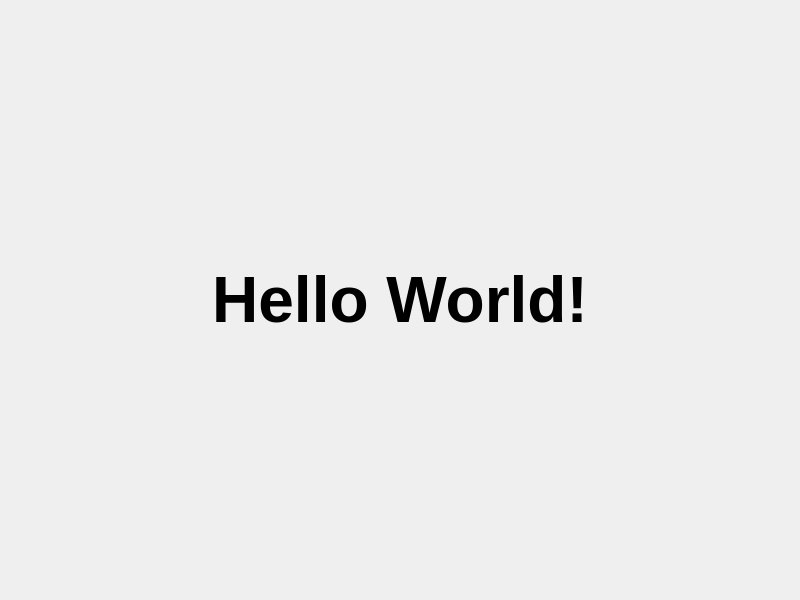
<?xml version="1.0" encoding="UTF-8"?>
<ui version="4.0">
 <class>Widget</class>
 <widget class="QWidget" name="Widget">
  <property name="geometry">
   <rect>
    <x>0</x>
    <y>0</y>
    <width>800</width>
    <height>600</height>
   </rect>
  </property>
  <property name="windowTitle">
   <string>Widget</string>
  </property>
  <layout class="QVBoxLayout" name="verticalLayout">
   <item>
    <widget class="QLabel" name="label">
     <property name="font">
      <font>
       <pointsize>48</pointsize>
       <bold>true</bold>
      </font>
     </property>
     <property name="text">
      <string>Hello World!</string>
     </property>
     <property name="alignment">
      <set>Qt::AlignCenter</set>
     </property>
    </widget>
   </item>
  </layout>
 </widget>
 <resources/>
 <connections/>
</ui>
